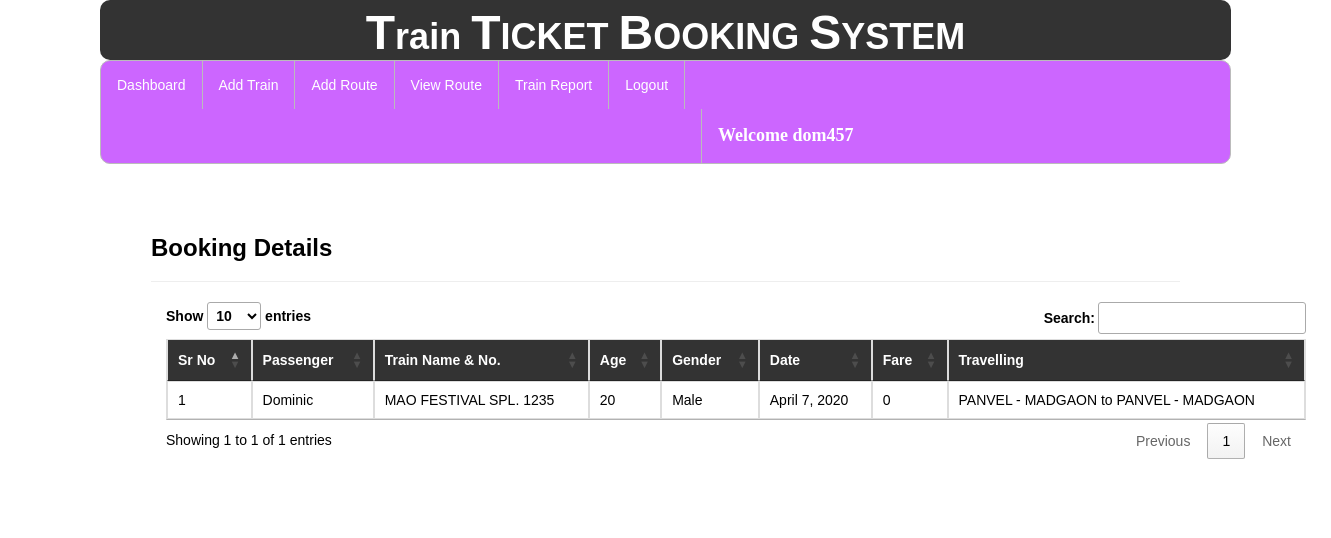
Screenshot of /viewbookings/ (signed in) with the database file from the repository.
### railway/models.py (models this page shows, shortened)
class Book_ticket(models.Model):
    passenger=models.ForeignKey(Passenger,on_delete=models.CASCADE,null=True)
    user=models.ForeignKey(Register,on_delete=models.CASCADE,null=True)
    route=models.CharField(max_length=100,null=True)
    date2=models.DateField(null=True)
    fare=models.IntegerField(null=True)

class Passenger(models.Model):
    user = models.ForeignKey(Register,on_delete=models.CASCADE,null=True)
    train = models.ForeignKey(Add_Train,on_delete=models.CASCADE,null=True)
    name = models.CharField(max_length=100,null=True)
    age = models.IntegerField(null=True)
    gender = models.CharField(max_length=30,null=True)
    route=models.CharField(max_length=100,null=True)
    status = models.CharField(max_length=30,null=True)
    date1 = models.DateField(null=True)
    fare = models.IntegerField(null=True)

class Add_Train(models.Model):
    trainname = models.CharField(max_length=30,null=True)
    train_no = models.IntegerField(null=True)
    from_city = models.CharField(max_length=30,null=True)
    to_city = models.CharField(max_length=30,null=True)
    departuretime=models.CharField(max_length=30,null=True)
    arrivaltime=models.CharField(max_length=30,null=True)
    trevaltime=models.CharField(max_length=100,null=True)
    distance=models.IntegerField(null=True)
    img=models.FileField(null=True)

### railway/views.py (the view)
# urls.py: path('viewbookings/', viewbookings, name="viewbookings"),
def viewbookings(request):
    if not request.user.is_authenticated:
        return redirect('login')
    book = Book_ticket.objects.all()
    d = {'book': book}
    return render(request, 'viewbookings.html', d)

### railway/templates/viewbookings.html (shortened to what this page needs)
{% extends 'navigation3.html' %}
{% load static %}
{% block b %}
<div style="color:Black;border:1px solid white;border-radius:8px;background-color:white;padding:50px">
        <h3><strong>Booking Details</strong></h3><hr>
<div class="container">
<table class="table table-bordered" id="myTable">
  <thead style="color:white;background-color:#333">
  <tr>
    <th>Sr No</th>
    <th>Passenger</th>
      <th>Train Name & No.</th>
      <th>Age</th>
    <th>Gender</th>
    <th>Date</th>
       <th>Fare</th>
       <th>Travelling</th>
  </tr>
  </thead>
   <tbody>
    {% for i in book %}
  <tr>
    <td>{{forloop.counter}}</td>
    <td>{{i.passenger.name}}</td>
    <td>{{i.passenger.train.trainname}}. {{i.passenger.train.train_no}}</td>
      <td>{{i.passenger.age}}</td>
      <td>{{i.passenger.gender}}</td>
      <td>{{i.passenger.date1}}</td>
      <td>{{i.fare}}</td>
      <td>{{i.route}}</td>
  </tr>
    {% endfor %}
    </tbody>
</table>
 </div>
</div>
{% endblock %}

### railway/templates/navigation3.html (shortened to what this page needs)
{% extends 'head.html' %}
{% load static %}
{% block body %}
<link rel = stylesheet href = "//cdn.datatables.net/1.10.19/css/jquery.dataTables.min.css">
<ul class="id2">
  <li id="id1"><a href="{% url 'admindashboard' %}">Dashboard</a></li>
  <li id="id1"><a href="{% url 'add_train' %}">Add Train</a></li>
  <li id="id1"><a href="{% url 'add_route' %}">Add Route</a></li>
  <li id="id1"><a href="{% url 'availableroute' %}">View Route</a></li>
  <li id="id1"><a href="{% url 'view_train'%}">Train Report</a></li>
  <li id="id1"><a href="{% url 'log_out' %}">Logout</a></li>
      <li id="id2" style="margin-left:600px"><a href="" style="color:white"><strong style="font-size:18px;font-family:cursive">Welcome {{request.user.username}}</strong></a></li>
</ul>
{% block b %}
{% endblock %}
{% endblock %}

### railway/templates/navigation3.html (style rules this page uses)
.id2 { list-style-type: none; margin: 0; padding: 0; overflow: hidden; background-color: #cc66ff; border-radius:10px; border:1px solid #bbb; }
#id1 { float: left; border-right:1px solid #bbb; }
#id2 { float: left; border-left:1px solid #bbb; }
li:last-child { border-right: none; }
li a { display: block; color: white; text-align: center; padding: 14px 16px; text-decoration: none; }
body { font-family: Arial, Helvetica, sans-serif; }

### rows the page displays
Book_ticket: passenger.name "Dominic", passenger.train.trainname "MAO FESTIVAL SPL", passenger.train.train_no "1235", passenger.age "20", passenger.gender "Male", passenger.date1 "April 7, 2020", fare "0", route "PANVEL - MADGAON to PANVEL - MADGAON"

### other values shown
{{ request.user.username }} "dom457"
